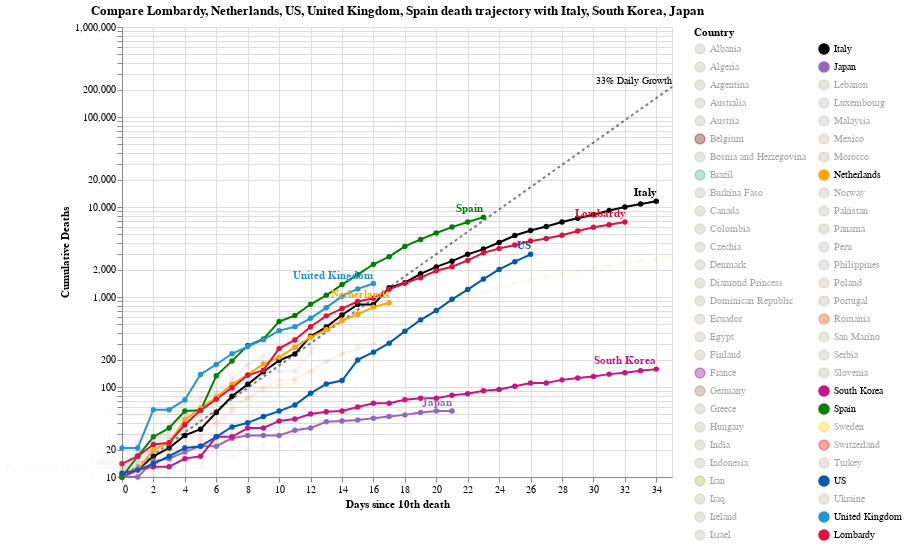

This figure's notebook cell:
### Code cell
#hide_input
chart2 = make_since_chart(['Lombardy', 'Netherlands', 'US', 'United Kingdom', 'Spain'])
chart2

### Figure 1 — Vega-Lite specification as saved in the notebook (floating-point values rounded to 4 significant figures; data arrays with more than 128 entries replaced by an {"elided": "..."} marker saying what was removed)
{"config": {"view": {"continuousWidth": 400, "continuousHeight": 300}}, "layer": [{"mark": {"type": "line", "color": "black", "opacity": 0.5, "strokeDash": [3, 3]}, "encoding": {"x": {"type": "quantitative", "field": "Days since 10th death"}, "y": {"type": "quantitative", "field": "Confirmed Cases"}}}, {"mark": {"type": "text", "align": "right", "dy": -6, "fontSize": 10, "text": "33% Daily Growth"}, "encoding": {"x": {"type": "quantitative", "field": "Days since 10th death"}, "y": {"type": "quantitative", "field": "Confirmed Cases"}}, "transform": [{"filter": "(datum['Days since 10th death'] >= 35)"}]}, {"data": {"name": "data-538788b11e99b7fe5f77b9700becb21f"}, "mark": {"type": "line", "point": true}, "encoding": {"color": {"type": "nominal", "field": "Country", "legend": {"columns": 2, "symbolLimit": 100}, "scale": {"domain": ["Albania", "Algeria", "Argentina", "Australia", "Austria", "Belgium", "Bosnia and Herzegovina", "Brazil", "Burkina Faso", "Canada", "Colombia", "Czechia", "Denmark", "Diamond Princess", "Dominican Republic", "Ecuador", "Egypt", "Finland", "France", "Germany", "Greece", "Hungary", "India", "Indonesia", "Iran", "Iraq", "Ireland", "Israel", "Italy", "Japan", "Lebanon", "Luxembourg", "Malaysia", "Mexico", "Morocco", "Netherlands", "Norway", "Pakistan", "Panama", "Peru", "Philippines", "Poland", "Portugal", "Romania", "San Marino", "Serbia", "Slovenia", "South Korea", "Spain", "Sweden", "Switzerland", "Turkey", "US", "Ukraine", "United Kingdom", "Lombardy"], "range": ["#C1B7AD", "#C1B7AD", "#C1B7AD", "#C1B7AD", "#C1B7AD", "#6f0000", "#C1B7AD", "mediumseagreen", "#C1B7AD", "#C1B7AD", "#C1B7AD", "#C1B7AD", "#C1B7AD", "#C1B7AD", "#C1B7AD", "#C1B7AD", "#C1B7AD", "#C1B7AD", "purple", "#9D755D", "#C1B7AD", "#C1B7AD", "#C1B7AD", "#C1B7AD", "#A1BA59", "#C1B7AD", "#C1B7AD", "#C1B7AD", "black", "#9467bd", "#C1B7AD", "#C1B7AD", "#C1B7AD", "#C1B7AD", "#C1B7AD", "orange", "#C1B7AD", "#C1B7AD", "#C1B7AD", "#C1B7AD", "#C1B7AD", "#C1B7AD", "#C1B7AD", "#FF4500", "#C1B7AD", "#C1B7AD", "#C1B7AD", "#C71585", "green", "#FFCD00", "#ff0000", "#C1B7AD", "#0059B3", "#C1B7AD", "#2495D3", "#DC143C"]}}, "opacity": {"condition": {"value": 1, "selection": "selector003"}, "value": 0.05}, "tooltip": [{"type": "nominal", "field": "Country"}, {"type": "temporal", "field": "Date"}, {"type": "quantitative", "field": "Confirmed Cases"}, {"type": "quantitative", "field": "Days since 10th death"}], "x": {"type": "quantitative", "field": "Days since 10th death"}, "y": {"type": "quantitative", "axis": {"title": "Cumulative Deaths"}, "field": "Confirmed Cases", "scale": {"type": "log"}}}, "height": 450, "selection": {"selector003": {"type": "multi", "fields": ["Country"], "bind": "legend", "init": [{"Country": "Lombardy"}, {"Country": "Netherlands"}, {"Country": "US"}, {"Country": "United Kingdom"}, {"Country": "Spain"}, {"Country": "Italy"}, {"Country": "South Korea"}, {"Country": "Japan"}]}}, "width": 550}, {"data": {"name": "data-538788b11e99b7fe5f77b9700becb21f"}, "mark": {"type": "text", "align": "right", "dy": -8, "fontWeight": "bold"}, "encoding": {"color": {"type": "nominal", "field": "Country", "legend": {"columns": 2, "symbolLimit": 100}, "scale": {"domain": ["Albania", "Algeria", "Argentina", "Australia", "Austria", "Belgium", "Bosnia and Herzegovina", "Brazil", "Burkina Faso", "Canada", "Colombia", "Czechia", "Denmark", "Diamond Princess", "Dominican Republic", "Ecuador", "Egypt", "Finland", "France", "Germany", "Greece", "Hungary", "India", "Indonesia", "Iran", "Iraq", "Ireland", "Israel", "Italy", "Japan", "Lebanon", "Luxembourg", "Malaysia", "Mexico", "Morocco", "Netherlands", "Norway", "Pakistan", "Panama", "Peru", "Philippines", "Poland", "Portugal", "Romania", "San Marino", "Serbia", "Slovenia", "South Korea", "Spain", "Sweden", "Switzerland", "Turkey", "US", "Ukraine", "United Kingdom", "Lombardy"], "range": ["#C1B7AD", "#C1B7AD", "#C1B7AD", "#C1B7AD", "#C1B7AD", "#6f0000", "#C1B7AD", "mediumseagreen", "#C1B7AD", "#C1B7AD", "#C1B7AD", "#C1B7AD", "#C1B7AD", "#C1B7AD", "#C1B7AD", "#C1B7AD", "#C1B7AD", "#C1B7AD", "purple", "#9D755D", "#C1B7AD", "#C1B7AD", "#C1B7AD", "#C1B7AD", "#A1BA59", "#C1B7AD", "#C1B7AD", "#C1B7AD", "black", "#9467bd", "#C1B7AD", "#C1B7AD", "#C1B7AD", "#C1B7AD", "#C1B7AD", "orange", "#C1B7AD", "#C1B7AD", "#C1B7AD", "#C1B7AD", "#C1B7AD", "#C1B7AD", "#C1B7AD", "#FF4500", "#C1B7AD", "#C1B7AD", "#C1B7AD", "#C71585", "green", "#FFCD00", "#ff0000", "#C1B7AD", "#0059B3", "#C1B7AD", "#2495D3", "#DC143C"]}}, "opacity": {"condition": {"value": 1, "selection": "selector003"}, "value": 0.05}, "text": {"type": "nominal", "field": "Country"}, "tooltip": [{"type": "nominal", "field": "Country"}, {"type": "temporal", "field": "Date"}, {"type": "quantitative", "field": "Confirmed Cases"}, {"type": "quantitative", "field": "Days since 10th death"}], "x": {"type": "quantitative", "field": "Days since 10th death"}, "y": {"type": "quantitative", "axis": {"title": "Cumulative Deaths"}, "field": "Confirmed Cases", "scale": {"type": "log"}}}, "height": 450, "transform": [{"filter": "(datum['Date'] >= 1585526400000)"}], "width": 550}], "data": {"name": "data-81222402b509d6790d554fae0a2b79b7"}, "title": "Compare Lombardy, Netherlands, US, United Kingdom, Spain death trajectory with Italy, South Korea, Japan", "$schema": "https://vega.github.io/schema/vega-lite/v4.0.2.json", "datasets": {"data-81222402b509d6790d554fae0a2b79b7": [{"Days since 10th death": 0, "Confirmed Cases": 10.0}, {"Days since 10th death": 1, "Confirmed Cases": 13.3}, {"Days since 10th death": 2, "Confirmed Cases": 17.69}, {"Days since 10th death": 3, "Confirmed Cases": 23.53}, {"Days since 10th death": 4, "Confirmed Cases": 31.29}, {"Days since 10th death": 5, "Confirmed Cases": 41.62}, {"Days since 10th death": 6, "Confirmed Cases": 55.35}, {"Days since 10th death": 7, "Confirmed Cases": 73.61}, {"Days since 10th death": 8, "Confirmed Cases": 97.91}, {"Days since 10th death": 9, "Confirmed Cases": 130.2}, {"Days since 10th death": 10, "Confirmed Cases": 173.2}, {"Days since 10th death": 11, "Confirmed Cases": 230.3}, {"Days since 10th death": 12, "Confirmed Cases": 306.4}, {"Days since 10th death": 13, "Confirmed Cases": 407.4}, {"Days since 10th death": 14, "Confirmed Cases": 541.9}, {"Days since 10th death": 15, "Confirmed Cases": 720.7}, {"Days since 10th death": 16, "Confirmed Cases": 958.6}, {"Days since 10th death": 17, "Confirmed Cases": 1275.0}, {"Days since 10th death": 18, "Confirmed Cases": 1696.0}, {"Days since 10th death": 19, "Confirmed Cases": 2255.0}, {"Days since 10th death": 20, "Confirmed Cases": 2999.0}, {"Days since 10th death": 21, "Confirmed Cases": 3989.0}, {"Days since 10th death": 22, "Confirmed Cases": 5306.0}, {"Days since 10th death": 23, "Confirmed Cases": 7056.0}, {"Days since 10th death": 24, "Confirmed Cases": 9385.0}, {"Days since 10th death": 25, "Confirmed Cases": 12480.0}, {"Days since 10th death": 26, "Confirmed Cases": 16600.0}, {"Days since 10th death": 27, "Confirmed Cases": 22080.0}, {"Days since 10th death": 28, "Confirmed Cases": 29370.0}, {"Days since 10th death": 29, "Confirmed Cases": 39060.0}, {"Days since 10th death": 30, "Confirmed Cases": 51950.0}, {"Days since 10th death": 31, "Confirmed Cases": 69090.0}, {"Days since 10th death": 32, "Confirmed Cases": 91890.0}, {"Days since 10th death": 33, "Confirmed Cases": 122200.0}, {"Days since 10th death": 34, "Confirmed Cases": 162500.0}, {"Days since 10th death": 35, "Confirmed Cases": 216200.0}], "data-538788b11e99b7fe5f77b9700becb21f": {"elided": "613 records"}}}
